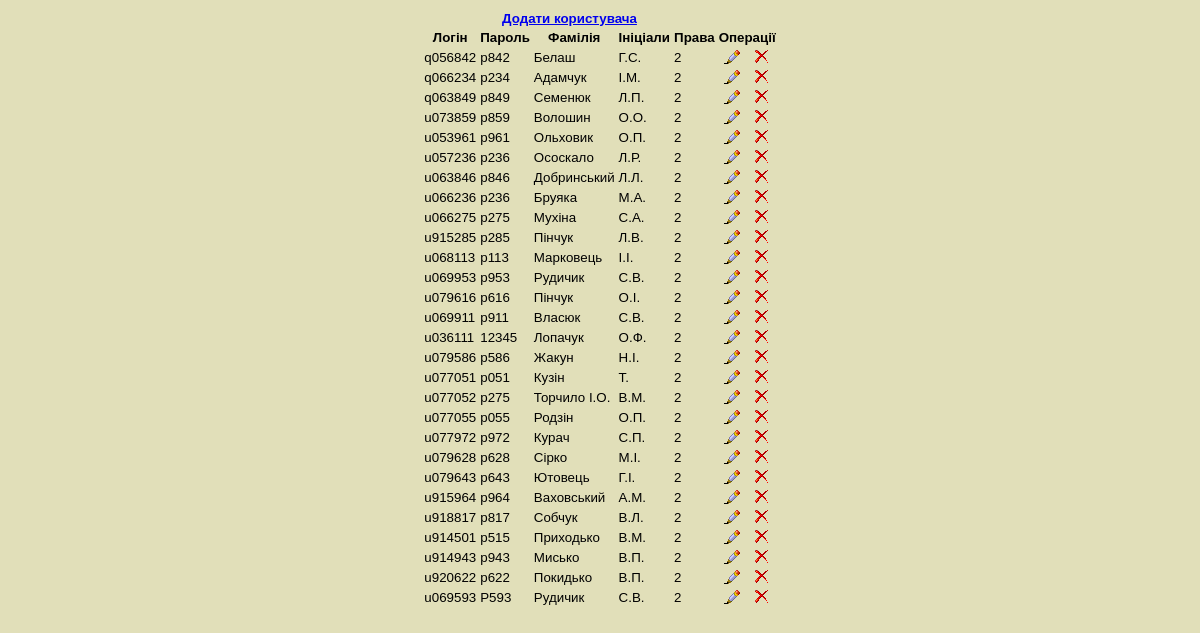
The app's page /2/2_index.php with its own data.
### tables this page shows
CREATE TABLE IF NOT EXISTS `users` (
  `ident` int(2) NOT NULL AUTO_INCREMENT,
  `login` varchar(10) NOT NULL,
  `pass` varchar(10) NOT NULL,
  `name` varchar(12) NOT NULL,
  `second_name` varchar(10) NOT NULL,
  `priv` int(1) NOT NULL,
  PRIMARY KEY (`ident`),
  KEY `ident` (`ident`)
);

### 2/2_index.php (the view, shortened to what this page needs)
<!DOCTYPE html PUBLIC "-//W3C//DTD XHTML 1.0 Transitional//EN" "http://www.w3.org/TR/xhtml1/DTD/xhtml1-transitional.dtd">
<html xmlns="http://www.w3.org/1999/xhtml">
<head>
    <link rel="stylesheet" href="style.css" type="text/css" />
    <div id="body">
        <div id="content">
            <table align="center">
                <tr>
                    <th colspan="5"><a href="index.php?step=2_add">Додати користувача</a></th>
                </tr>
                <th>Логін</th>
                <th>Пароль</th>
                <th>Фамілія</th>
                <th>Ініціали</th>
                <th>Права</th>
                <th colspan="2">Операції</th>
                <?php
                $sql_query="SELECT * FROM users";
                $result_set=mysql_query($sql_query);
                while($row=mysql_fetch_row($result_set))
                {
                    ?>
                    <tr>
                        <td><?php echo $row[1]; ?></td>
                        <td><?php echo $row[2]; ?></td>
                        <td><?php echo $row[3]; ?></td>
                        <td><?php echo $row[4]; ?></td>
                        <td><?php echo $row[5]; ?></td>
                        <td align="center"><a href="javascript:edt_id('<? echo $row[0] ?>')"><img src="../test2/img/b_edit.png" align="EDIT" /></a></td>
                        <td align="center"><a href="javascript:delete_id('<? echo $row[0] ?>')"><img src="../test2/img/b_drop.png" align="DELETE" /></a></td>
                    </tr>
                <?php
                }
                ?>
            </table>
        </div>
    </div>
</body>
</html>

### records on screen
users: login "q056842", pass "p842", name "Белаш", second_name "Г.С.", priv "2"
users: login "q066234", pass "p234", name "Адамчук", second_name "І.М.", priv "2"
users: login "q063849", pass "p849", name "Семенюк", second_name "Л.П.", priv "2"
users: login "u073859", pass "p859", name "Волошин", second_name "О.О.", priv "2"
users: login "u053961", pass "p961", name "Ольховик", second_name "О.П.", priv "2"
users: login "u057236", pass "p236", name "Ососкало", second_name "Л.Р.", priv "2"
users: login "u063846", pass "p846", name "Добринський", second_name "Л.Л.", priv "2"
users: login "u066236", pass "p236", name "Бруяка", second_name "М.А.", priv "2"
users: login "u066275", pass "p275", name "Мухіна", second_name "С.А.", priv "2"
users: login "u915285", pass "p285", name "Пінчук", second_name "Л.В.", priv "2"
users: login "u068113", pass "p113", name "Марковець", second_name "І.І.", priv "2"
users: login "u069953", pass "p953", name "Рудичик", second_name "С.В.", priv "2"
users: login "u079616", pass "p616", name "Пінчук", second_name "О.І.", priv "2"
users: login "u069911", pass "p911", name "Власюк", second_name "С.В.", priv "2"
users: login "u036111", pass "12345", name "Лопачук", second_name "О.Ф.", priv "2"
users: login "u079586", pass "p586", name "Жакун", second_name "Н.І.", priv "2"
users: login "u077051", pass "p051", name "Кузін", second_name "Т.", priv "2"
users: login "u077052", pass "p275", name "Торчило І.О.", second_name "В.М.", priv "2"
users: login "u077055", pass "p055", name "Родзін", second_name "О.П.", priv "2"
users: login "u077972", pass "p972", name "Курач", second_name "С.П.", priv "2"
users: login "u079628", pass "p628", name "Сірко", second_name "М.І.", priv "2"
users: login "u079643", pass "p643", name "Ютовець", second_name "Г.І.", priv "2"
users: login "u915964", pass "p964", name "Ваховський", second_name "А.М.", priv "2"
users: login "u918817", pass "p817", name "Собчук", second_name "В.Л.", priv "2"
users: login "u914501", pass "p515", name "Приходько", second_name "В.М.", priv "2"
users: login "u914943", pass "p943", name "Мисько", second_name "В.П.", priv "2"
users: login "u920622", pass "p622", name "Покидько", second_name "В.П.", priv "2"
users: login "u069593", pass "P593", name "Рудичик", second_name "С.В.", priv "2"
